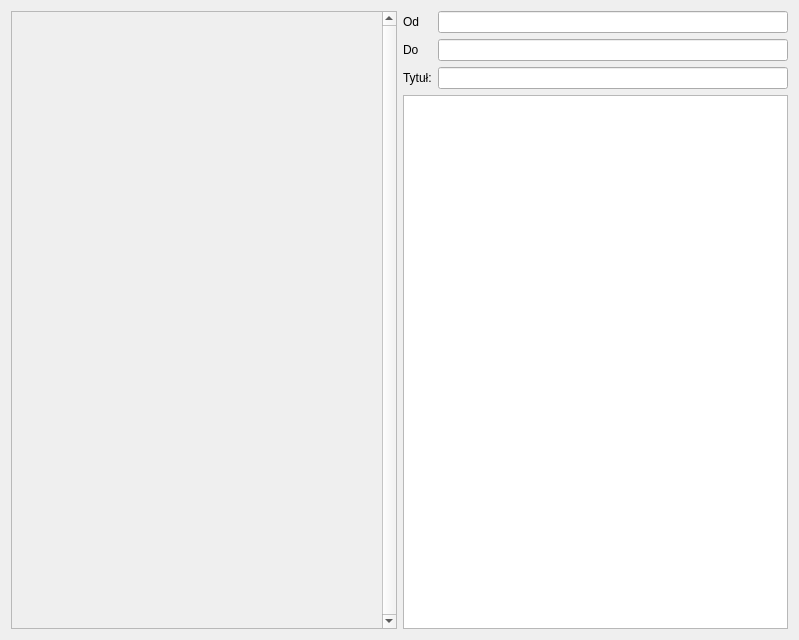
<?xml version="1.0" encoding="UTF-8"?>
<ui version="4.0">
 <class>Dialog</class>
 <widget class="QDialog" name="Dialog">
  <property name="geometry">
   <rect>
    <x>0</x>
    <y>0</y>
    <width>799</width>
    <height>640</height>
   </rect>
  </property>
  <property name="windowTitle">
   <string>Dialog</string>
  </property>
  <layout class="QHBoxLayout" name="horizontalLayout">
   <item>
    <widget class="QScrollArea" name="scrollArea">
     <property name="verticalScrollBarPolicy">
      <enum>Qt::ScrollBarAlwaysOn</enum>
     </property>
     <property name="widgetResizable">
      <bool>true</bool>
     </property>
     <widget class="QWidget" name="scrollAreaWidgetContents">
      <property name="geometry">
       <rect>
        <x>0</x>
        <y>0</y>
        <width>372</width>
        <height>620</height>
       </rect>
      </property>
     </widget>
    </widget>
   </item>
   <item>
    <layout class="QVBoxLayout" name="verticalLayout">
     <item>
      <layout class="QGridLayout" name="gridLayout">
       <item row="0" column="0">
        <widget class="QLabel" name="label">
         <property name="text">
          <string>Od</string>
         </property>
        </widget>
       </item>
       <item row="0" column="1">
        <widget class="QLineEdit" name="txtSender">
         <property name="readOnly">
          <bool>true</bool>
         </property>
        </widget>
       </item>
       <item row="1" column="0">
        <widget class="QLabel" name="label_2">
         <property name="text">
          <string>Do</string>
         </property>
        </widget>
       </item>
       <item row="1" column="1">
        <widget class="QLineEdit" name="txtReceiver">
         <property name="readOnly">
          <bool>true</bool>
         </property>
        </widget>
       </item>
       <item row="2" column="0">
        <widget class="QLabel" name="label_3">
         <property name="text">
          <string>Tytuł:</string>
         </property>
        </widget>
       </item>
       <item row="2" column="1">
        <widget class="QLineEdit" name="txtTitle">
         <property name="readOnly">
          <bool>true</bool>
         </property>
        </widget>
       </item>
      </layout>
     </item>
     <item>
      <widget class="QTextEdit" name="txtContent">
       <property name="readOnly">
        <bool>true</bool>
       </property>
      </widget>
     </item>
    </layout>
   </item>
  </layout>
 </widget>
 <resources/>
 <connections/>
</ui>
